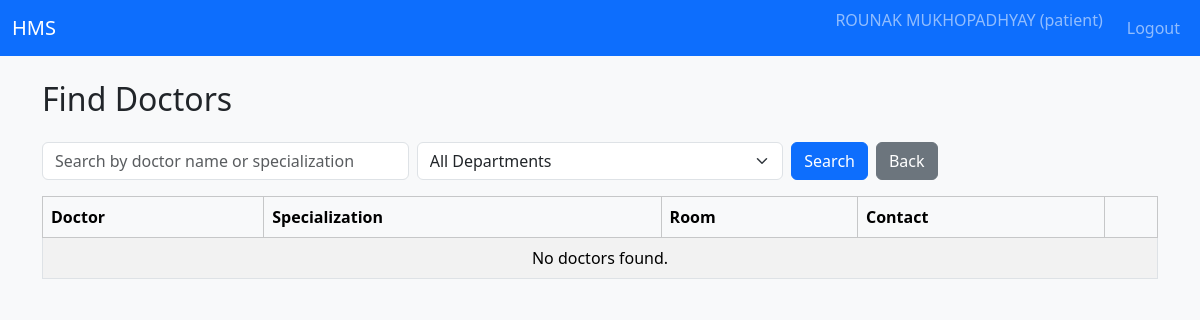
Before: /patient/doctors (signed in) with the older database file.
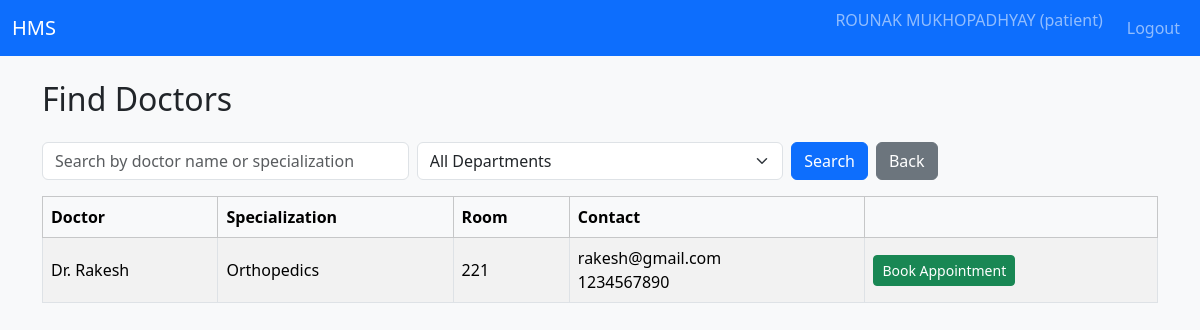
After: the same page with the newer database file.
### tables this page shows
CREATE TABLE doctors (
            id INTEGER PRIMARY KEY AUTOINCREMENT,
            user_id INTEGER NOT NULL,
            department_id INTEGER,
            bio TEXT,
            room_no TEXT,
            is_blacklisted INTEGER NOT NULL DEFAULT 0,
            FOREIGN KEY(user_id) REFERENCES users(id),
            FOREIGN KEY(department_id) REFERENCES departments(id)
        );

CREATE TABLE users (
            id INTEGER PRIMARY KEY AUTOINCREMENT,
            username TEXT UNIQUE NOT NULL,
            password_hash TEXT NOT NULL,
            full_name TEXT NOT NULL,
            email TEXT,
            phone TEXT,
            role TEXT NOT NULL CHECK(role IN ('admin', 'doctor', 'patient')),
            is_active INTEGER NOT NULL DEFAULT 1,
            created_at TEXT NOT NULL
        );

CREATE TABLE departments (
            id INTEGER PRIMARY KEY AUTOINCREMENT,
            name TEXT UNIQUE NOT NULL,
            description TEXT,
            created_at TEXT NOT NULL
        );

### controllers/routes.py (the view)
@main_bp.route("/patient/doctors")
@login_required
@role_required("patient")
def patient_doctors():
    q = request.args.get("q", "").strip()
    department_id = request.args.get("department_id", "").strip()
    conn = get_db_connection()
    cur = conn.cursor()
    query = """
        SELECT d.id AS doctor_id,
               u.full_name,
               u.email,
               u.phone,
               d.room_no,
               dept.name AS dept_name
        FROM doctors d
        JOIN users u ON d.user_id = u.id
        LEFT JOIN departments dept ON d.department_id = dept.id
        WHERE d.is_blacklisted = 0 AND u.is_active = 1
    """
    params = []
    if department_id:
        query += " AND dept.id = ?"
        params.append(department_id)
    if q:
        query += " AND (u.full_name LIKE ? OR dept.name LIKE ?)"
        like_q = f"%{q}%"
        params.extend([like_q, like_q])
    query += " ORDER BY u.full_name;"
    cur.execute(query, params)
    doctors = cur.fetchall()
    cur.execute("SELECT * FROM departments ORDER BY name;")
    departments = cur.fetchall()
    conn.close()
    return render_template("patient_doctors.html", doctors=doctors, departments=departments)

### controllers/routes.py (called while the page is built)
def login_required(view_func):
    @wraps(view_func)
    def wrapped(*args, **kwargs):
        if "user_id" not in session:
            flash("Please log in to continue.", "warning")
            return redirect(url_for("main.login"))
        return view_func(*args, **kwargs)
    return wrapped

def role_required(role):
    def decorator(view_func):
        @wraps(view_func)
        def wrapped(*args, **kwargs):
            if "user_id" not in session or session.get("role") != role:
                flash("Unauthorized access.", "danger")
                return redirect(url_for("main.login"))
            return view_func(*args, **kwargs)
        return wrapped
    return decorator

### models/models.py (called while the page is built)
def get_db_connection():
    conn = sqlite3.connect(DB_PATH)
    conn.row_factory = sqlite3.Row
    return conn

### templates/patient_doctors.html (shortened to what this page needs)
{% extends "base.html" %}
{% block content %}
<h2>Find Doctors</h2>
<form class="row g-2 mt-3 mb-3" method="GET" action="{{ url_for('main.patient_doctors') }}">
    <div class="col-md-4">
        <input
            type="text"
            class="form-control"
            name="q"
            placeholder="Search by doctor name or specialization"
            value="{{ request.args.get('q', '') }}"
        >
    </div>
    <div class="col-md-4">
        <select class="form-select" name="department_id">
            <option value="">All Departments</option>
        </select>
    </div>
    <div class="col-md-4 d-flex">
        <button class="btn btn-primary me-2" type="submit">Search</button>
        <a href="{{ url_for('main.patient_dashboard') }}" class="btn btn-secondary">Back</a>
    </div>
</form>
<table class="table table-striped table-bordered align-middle">
    <thead class="table-light">
        <tr>
            <th>Doctor</th>
            <th>Specialization</th>
            <th>Room</th>
            <th>Contact</th>
            <th></th>
        </tr>
    </thead>
    <tbody>
    {% if doctors %}
        {% for d in doctors %}
        <tr>
            <td>{{ d['full_name'] }}</td>
            <td>{{ d['dept_name'] or 'N/A' }}</td>
            <td>{{ d['room_no'] or '-' }}</td>
            <td>
                {{ d['email'] or '-' }}<br>
                {{ d['phone'] or '-' }}
            </td>
            <td>
                <a
                    href="{{ url_for('main.patient_book_appointment', doctor_id=d['doctor_id']) }}"
                    class="btn btn-sm btn-success"
                >
                    Book Appointment
                </a>
            </td>
        </tr>
        {% endfor %}
    {% else %}
        <tr>
            <td colspan="5" class="text-center">No doctors found.</td>
        </tr>
    {% endif %}
    </tbody>
</table>
{% endblock %}

Changed rows visible on the page:
added doctors: full_name "Dr. Rakesh", name "Orthopedics", room_no "221", email "rakesh@gmail.com", phone "1234567890"
Other visible differences:
text no longer shown: "No doctors found."
